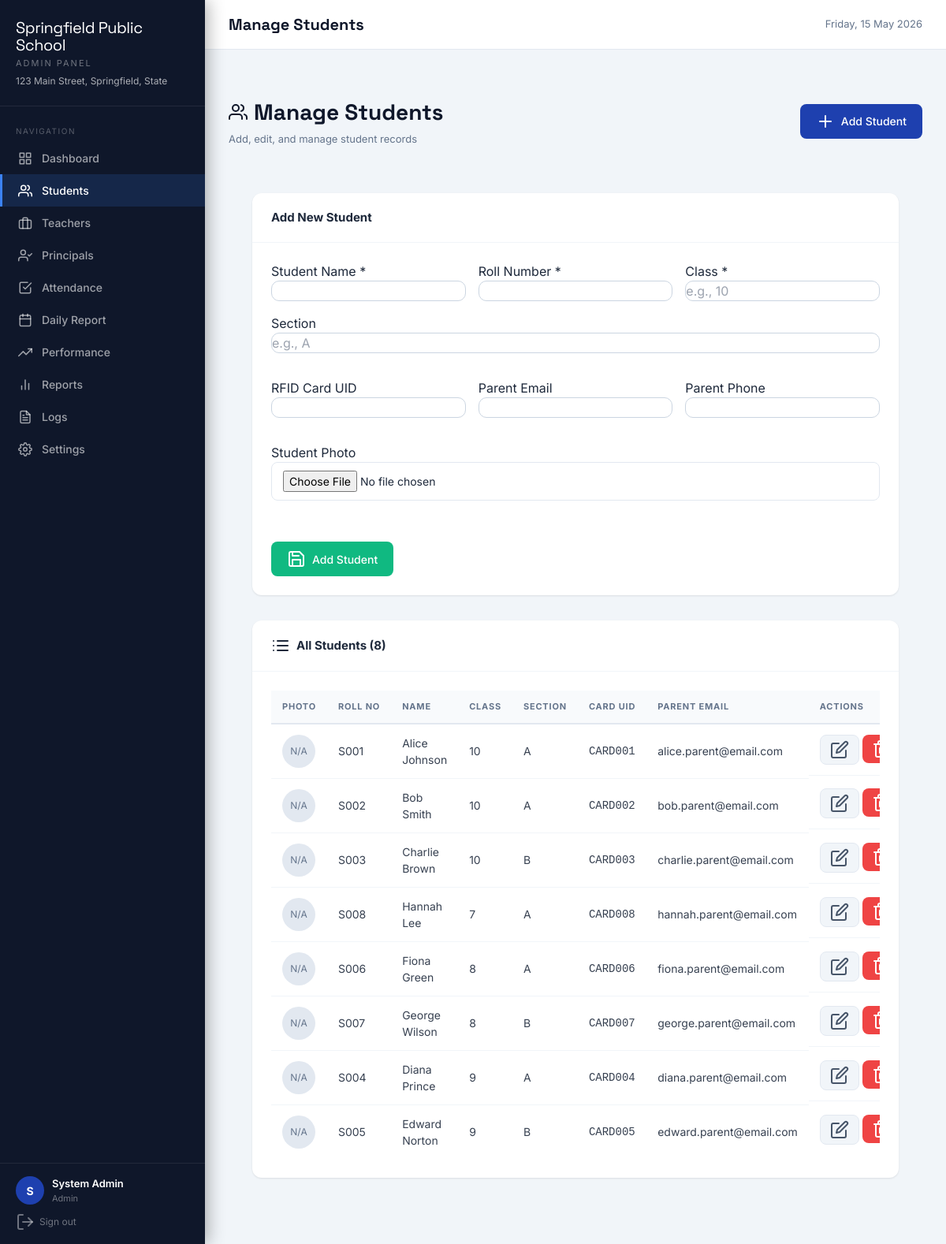
The app's page /admin/students.php (signed in) with its own data.
### tables this page shows
CREATE TABLE IF NOT EXISTS settings (
    id INT AUTO_INCREMENT PRIMARY KEY,
    setting_key VARCHAR(100) UNIQUE NOT NULL,
    setting_value TEXT,
    description VARCHAR(255),
    updated_at TIMESTAMP DEFAULT CURRENT_TIMESTAMP ON UPDATE CURRENT_TIMESTAMP
);

CREATE TABLE IF NOT EXISTS students (
    id INT AUTO_INCREMENT PRIMARY KEY,
    name VARCHAR(100) NOT NULL,
    roll_number VARCHAR(50) UNIQUE NOT NULL,
    class VARCHAR(20) NOT NULL,
    section VARCHAR(10),
    card_uid VARCHAR(100) UNIQUE,
    parent_email VARCHAR(150),
    parent_phone VARCHAR(20),
    photo VARCHAR(255),
    date_of_birth DATE,
    address TEXT,
    is_active TINYINT(1) DEFAULT 1,
    created_at TIMESTAMP DEFAULT CURRENT_TIMESTAMP,
    updated_at TIMESTAMP DEFAULT CURRENT_TIMESTAMP ON UPDATE CURRENT_TIMESTAMP
);

### config.php (called while the page is built, shortened)
<?php
function getDB() {
    static $pdo = null;
    if ($pdo === null) {
        try {
            $dsn = "mysql:host=" . DB_HOST . ";port=" . DB_PORT . ";dbname=" . DB_NAME . ";charset=utf8mb4";
            $options = [
                PDO::ATTR_ERRMODE            => PDO::ERRMODE_EXCEPTION,
                PDO::ATTR_DEFAULT_FETCH_MODE => PDO::FETCH_ASSOC,
                PDO::ATTR_EMULATE_PREPARES   => false,
            ];
            $pdo = new PDO($dsn, DB_USER, DB_PASS, $options);
        } catch (PDOException $e) {
            die(json_encode(['error' => 'Database connection failed: ' . $e->getMessage()]));
        }
    }
    return $pdo;
}
function getSetting($key) {
    try {
        $db = getDB();
        $stmt = $db->prepare("SELECT setting_value FROM settings WHERE setting_key = ?");
        $stmt->execute([$key]);
        $row = $stmt->fetch();
        return $row ? $row['setting_value'] : null;
    } catch (Exception $e) {
        return null;
    }
}
?>

### auth.php (called while the page is built, shortened)
<?php
require_once __DIR__ . '/config.php';
function isLoggedIn() {
    return true;
}
function getCurrentUser() {
    return [
        'id'   => $_SESSION['user_id'],
        'name' => $_SESSION['user_name'],
        'email'=> $_SESSION['user_email'],
        'role' => $_SESSION['role'],
    ];
}
?>

### admin/students.php (the view, shortened to what this page needs)
<?php
$pageTitle = 'Manage Students';
require_once __DIR__ . '/../auth.php';
require_once __DIR__ . '/../header.php';
$db = getDB();
$stmt = $db->prepare("SELECT * FROM students WHERE is_active = 1 ORDER BY class, roll_number");
$stmt->execute();
$students = $stmt->fetchAll();
$editStudent = null;
?>
<div class="page-header">
    <div class="header-content">
        <h1><i data-feather="users"></i> Manage Students</h1>
        <p>Add, edit, and manage student records</p>
    </div>
    <button class="btn btn-primary" onclick="document.getElementById('addStudentForm').scrollIntoView({behavior:'smooth'})">
        <i data-feather="plus"></i> Add Student
    </button>
</div>
<div class="page-content">
    <div class="card" id="addStudentForm">
        <div class="card-header">
            <h3><?= $editStudent ? 'Edit Student' : 'Add New Student' ?></h3>
        </div>
        <div class="card-body">
            <form method="POST" enctype="multipart/form-data" class="form">
                <div class="form-row">
                    <div class="form-group">
                        <label>Student Name *</label>
                        <input type="text" name="name" value="<?= htmlspecialchars($editStudent['name'] ?? '') ?>" required>
                    </div>
                    <?php if (!$editStudent): ?>
                    <div class="form-group">
                        <label>Roll Number *</label>
                        <input type="text" name="roll_number" required>
                    </div>
                    <?php endif; ?>
                    <div class="form-group">
                        <label>Class *</label>
                        <input type="text" name="class" value="<?= htmlspecialchars($editStudent['class'] ?? '') ?>" placeholder="e.g., 10" required>
                    </div>
                    <div class="form-group">
                        <label>Section</label>
                        <input type="text" name="section" value="<?= htmlspecialchars($editStudent['section'] ?? '') ?>" placeholder="e.g., A">
                    </div>
                </div>
                    <div class="form-row">
                    <div class="form-group">
                        <label>RFID Card UID</label>
                        <input type="text" name="card_uid" value="<?= htmlspecialchars($editStudent['card_uid'] ?? '') ?>">
                    </div>
                    <div class="form-group">
                        <label>Parent Email</label>
                        <input type="email" name="parent_email" value="<?= htmlspecialchars($editStudent['parent_email'] ?? '') ?>">
                    </div>
                    <div class="form-group">
                        <label>Parent Phone</label>
                        <input type="tel" name="parent_phone" value="<?= htmlspecialchars($editStudent['parent_phone'] ?? '') ?>">
                    </div>
                </div>
                <div class="form-row">
                    <div class="form-group">
                        <label>Student Photo</label>
                        <input type="file" name="photo" accept="image/png,image/jpeg,image/svg+xml" class="form-input">
                    </div>
                </div>
                <div class="form-actions">
                    <button type="submit" class="btn btn-success">
                        <i data-feather="save"></i> <?= $editStudent ? 'Update Student' : 'Add Student' ?>
                    </button>
                </div>
            </form>
        </div>
    </div>
    <div class="card mt-8">
        <div class="card-header">
            <h3><i data-feather="list"></i> All Students (<?= count($students) ?>)</h3>
        </div>
        <div class="card-body">
            <div class="table-wrapper">
                <table class="table">
                    <thead>
                        <tr>
                            <th>Photo</th>
                            <th>Roll No</th>
                            <th>Name</th>
                            <th>Class</th>
                            <th>Section</th>
                            <th>Card UID</th>
                            <th>Parent Email</th>
                            <th>Actions</th>
                        </tr>
                    </thead>
                    <tbody>
                        <?php foreach ($students as $student): ?>
                        <tr>
                            <td>
                                <?php if (!empty($student['photo'])): ?>
                                <img src="<?= htmlspecialchars($student['photo']) ?>" alt="<?= htmlspecialchars($student['name']) ?>" style="width:42px;height:42px;border-radius:9999px;object-fit:cover;border:1px solid #e2e8f0;">
                                <?php else: ?>
                                <div style="width:42px;height:42px;border-radius:9999px;background:#e2e8f0;display:inline-flex;align-items:center;justify-content:center;color:#64748b;font-size:12px;">N/A</div>
                                <?php endif; ?>
                            </td>
                            <td><?= htmlspecialchars($student['roll_number']) ?></td>
                            <td><?= htmlspecialchars($student['name']) ?></td>
                            <td><?= htmlspecialchars($student['class']) ?></td>
                            <td><?= htmlspecialchars($student['section'] ?? '-') ?></td>
                            <td><code><?= htmlspecialchars($student['card_uid'] ?? '-') ?></code></td>
                            <td><?= htmlspecialchars($student['parent_email'] ?? '-') ?></td>
                            <td class="action-buttons">
                                <a href="?edit=<?= $student['id'] ?>" class="btn btn-sm btn-secondary">
                                    <i data-feather="edit"></i>
                                </a>
                                <form method="POST" style="display:inline">
                                    <button type="submit" class="btn btn-sm btn-danger" data-confirm="Deactivate this student?">
                                        <i data-feather="trash-2"></i>
                                    </button>
                                </form>
                            </td>
                        </tr>
                        <?php endforeach; ?>
                    </tbody>
                </table>
            </div>
        </div>
    </div>
</div>
<?php require_once __DIR__ . '/../footer.php'; ?>

### header.php (shortened to what this page needs)
<?php
$user = getCurrentUser();
$role = $user['role'] ?? '';
$schoolName = getSetting('school_name') ?: APP_NAME;
$schoolAddress = getSetting('school_address');
$navItems = [];
if ($role === 'admin') {
    $navItems = [
        ['url'=>'dashboard.php','icon'=>'grid','label'=>'Dashboard'],
        ['url'=>'students.php','icon'=>'users','label'=>'Students'],
        ['url'=>'teachers.php','icon'=>'briefcase','label'=>'Teachers'],        ['url'=>'principals.php','icon'=>'user-check','label'=>'Principals'],        ['url'=>'attendance.php','icon'=>'check-square','label'=>'Attendance'],
        ['url'=>'daily-report.php','icon'=>'calendar','label'=>'Daily Report'],
        ['url'=>'performance.php','icon'=>'trending-up','label'=>'Performance'],
        ['url'=>'reports.php','icon'=>'bar-chart-2','label'=>'Reports'],
        ['url'=>'logs.php','icon'=>'file-text','label'=>'Logs'],
        ['url'=>'settings.php','icon'=>'settings','label'=>'Settings'],
    ];
} elseif ($role === 'principal') {
    $navItems = [
        ['url'=>'dashboard.php','icon'=>'grid','label'=>'Dashboard'],
        ['url'=>'reports.php','icon'=>'bar-chart-2','label'=>'Reports'],
        ['url'=>'attendance.php','icon'=>'check-square','label'=>'Attendance'],
    ];
}
$currentPage = basename($_SERVER['PHP_SELF']);
?>
<!DOCTYPE html>
<html lang="en">
<head>
    <script src="https://cdn.tailwindcss.com"></script>
</head>
<body>
<div class="sidebar" id="sidebar">
    <div class="sidebar-logo">
        <div class="logo-text">
            <h1><?= htmlspecialchars($schoolName) ?></h1>
            <div class="sidebar-role"><?= ucfirst($role) ?> Panel</div>
            <?php if ($schoolAddress): ?>
            <div class="sidebar-subtitle"><?= htmlspecialchars($schoolAddress) ?></div>
            <?php endif; ?>
        </div>
    </div>
    <nav class="nav-section">
        <div class="nav-label">Navigation</div>
        <?php foreach($navItems as $item): ?>
        <a href="<?= $item['url'] ?>" class="nav-item <?= $currentPage === $item['url'] ? 'active' : '' ?>">
            <i data-feather="<?= $item['icon'] ?>"></i>
            <?= $item['label'] ?>
        </a>
        <?php endforeach; ?>
    </nav>
    <div class="sidebar-footer">
        <div class="user-info">
            <div class="avatar"><?= strtoupper(substr($user['name'], 0, 1)) ?></div>
            <div class="user-details">
                <div class="user-name"><?= htmlspecialchars($user['name']) ?></div>
                <div class="user-role"><?= ucfirst($role) ?></div>
            </div>
        </div>
        <a href="../logout.php" class="logout-btn"><i data-feather="log-out"></i> Sign out</a>
    </div>
</div>
<div class="main-content">
    <div class="top-bar" style="margin-bottom:0">
        <div class="page-title"><?= htmlspecialchars($pageTitle ?? 'Dashboard') ?></div>
        <div style="display:flex;align-items:center;gap:12px;">
            <span style="font-size:13px;color:#64748b;"><?= date('l, d M Y') ?></span>
        </div>
    </div>
    <div class="page-wrapper" style="padding:30px;background:#f1f5f9;">

### records on screen
settings: setting_value "Springfield Public School"
settings: setting_value "123 Main Street, Springfield, State"
students: shows "N/A", roll_number "S001", name "Alice Johnson", class "10", section "A", card_uid "CARD001", parent_email "alice.parent@email.com"
students: shows "N/A", roll_number "S002", name "Bob Smith", class "10", section "A", card_uid "CARD002", parent_email "bob.parent@email.com"
students: shows "N/A", roll_number "S003", name "Charlie Brown", class "10", section "B", card_uid "CARD003", parent_email "charlie.parent@email.com"
students: shows "N/A", roll_number "S008", name "Hannah Lee", class "7", section "A", card_uid "CARD008", parent_email "hannah.parent@email.com"
students: shows "N/A", roll_number "S006", name "Fiona Green", class "8", section "A", card_uid "CARD006", parent_email "fiona.parent@email.com"
students: shows "N/A", roll_number "S007", name "George Wilson", class "8", section "B", card_uid "CARD007", parent_email "george.parent@email.com"
students: shows "N/A", roll_number "S004", name "Diana Prince", class "9", section "A", card_uid "CARD004", parent_email "diana.parent@email.com"
students: shows "N/A", roll_number "S005", name "Edward Norton", class "9", section "B", card_uid "CARD005", parent_email "edward.parent@email.com"

### other values on screen
$role "ADMIN"
$item['label'] "Dashboard"
$item['label'] "Students"
$item['label'] "Teachers"
$item['label'] "Principals"
$item['label'] "Attendance"
$item['label'] "Daily Report"
$item['label'] "Performance"
$item['label'] "Reports"
$item['label'] "Logs"
$item['label'] "Settings"
substr($user['name'], 0, 1) "S"
$user['name'] "System Admin"
$role "Admin"
$pageTitle "Manage Students"
